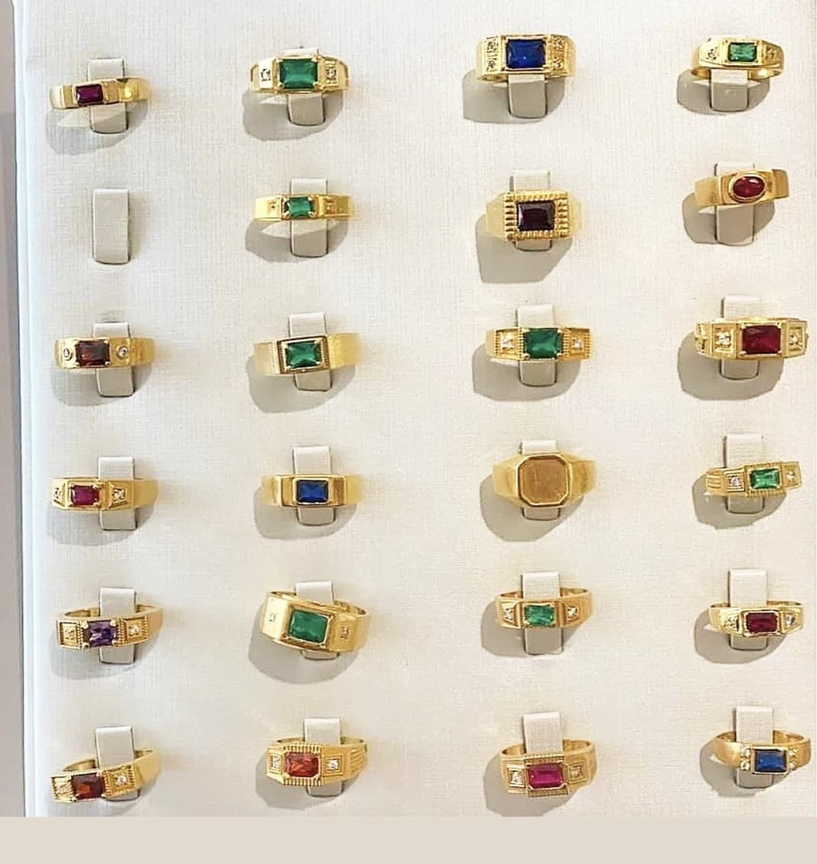
#> input picture Anéis de Formatura Masculino/sempre pergunta a Gabriel o peso, quando posta essa  foto.jpg, 817 x 864 px, shrunk from 1276 x 1349 before the run
$ python ajustar_foto.py 'Anéis de Formatura Masculino/sempre pergunta a Gabriel o peso, quando posta essa  foto.jpg'
#> lines starting #> are read from the running program, lines starting #| are printed output that depends on the picture
#!/usr/bin/env python3
"""Adiciona margem no topo da imagem para evitar o efeito de cabeças cortadas."""
import sys
from pathlib import Path

from PIL import Image


def main():
    if len(sys.argv) < 2:
        print("Uso: python ajustar_foto.py <caminho_da_imagem>")
        sys.exit(1)

    path_in = Path(sys.argv[1])
    if not path_in.exists():
        print(f"Arquivo não encontrado: {path_in}")
        sys.exit(1)

    img = Image.open(path_in).convert("RGB")
#> img is the input picture: PIL image 817x864 RGB; mean R, G, B 217.5, 209.7, 194.4
    w, h = img.size
#> w = 817; h = 864

    # Margem no topo: ~20% da altura para "abrir" o enquadramento
    margin_top = int(h * 0.22)
#> margin_top = 190
    new_h = h + margin_top
#> new_h = 1054

    # Amostrar a cor do fundo (média dos pixels do topo)
    top_strip = img.crop((0, 0, w, min(30, h)))
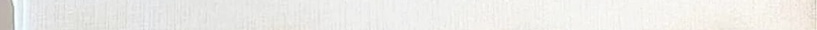
#> top_strip: PIL image 817x30 RGB; mean R, G, B 236.5, 235.6, 232.2
    r, g, b = 0, 0, 0
    n = 0
    for x in range(top_strip.width):
        for y in range(top_strip.height):
            p = top_strip.getpixel((x, y))
            r += p[0]
            g += p[1]
            b += p[2]
            n += 1
#> after the loop, b = 5690407; g = 5773453; n = 24510; r = 5797176
    if n:
        bg = (r // n, g // n, b // n)
#> bg = (236, 235, 232)
    else:
        bg = (230, 230, 230)  # cinza claro fallback

    # Nova imagem com margem no topo
    new_img = Image.new("RGB", (w, new_h), bg)
    new_img.paste(img, (0, margin_top))
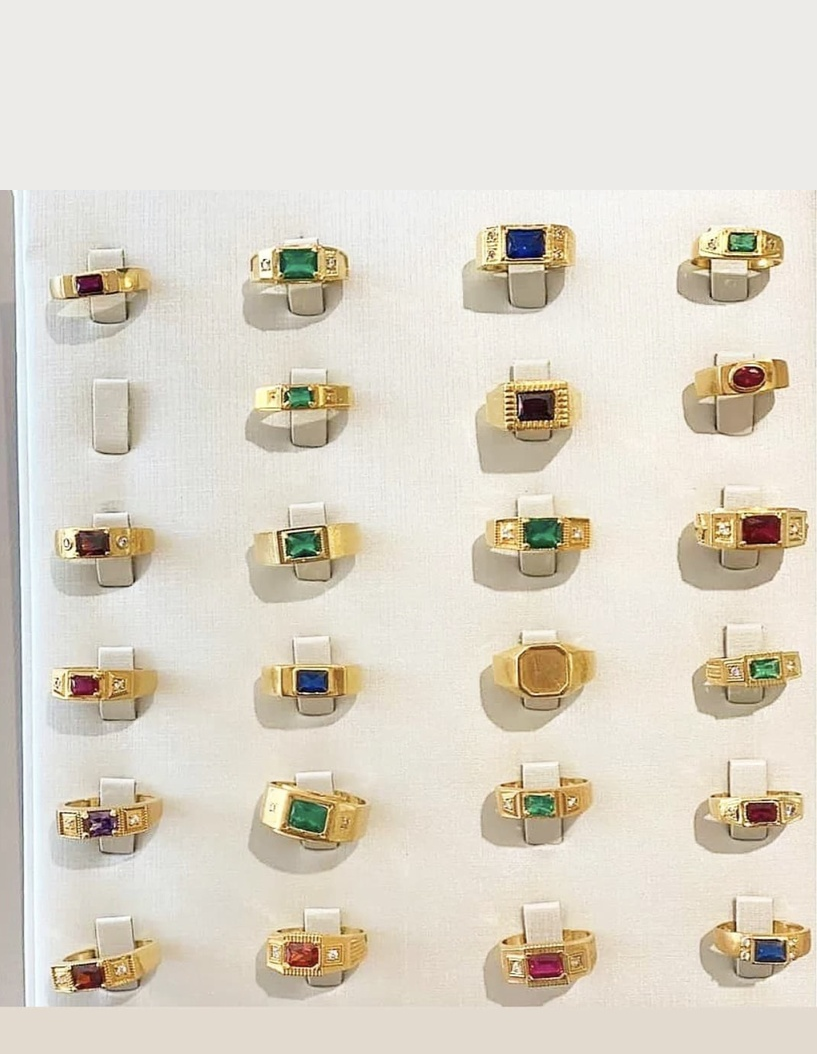
#> new_img: PIL image 817x1054 RGB; mean R, G, B 220.9, 214.3, 201.2

    # Salva no mesmo diretório; se falhar (ex.: sandbox), salva no diretório atual
    path_out = path_in.parent / f"{path_in.stem}_ajustada{path_in.suffix}"
    try:
        new_img.save(path_out, quality=95)
    except OSError:
        path_out = Path.cwd() / f"{path_in.stem}_ajustada{path_in.suffix}"
        new_img.save(path_out, quality=95)
    print(f"Salvo: {path_out}")
    return path_out


if __name__ == "__main__":
    main()
